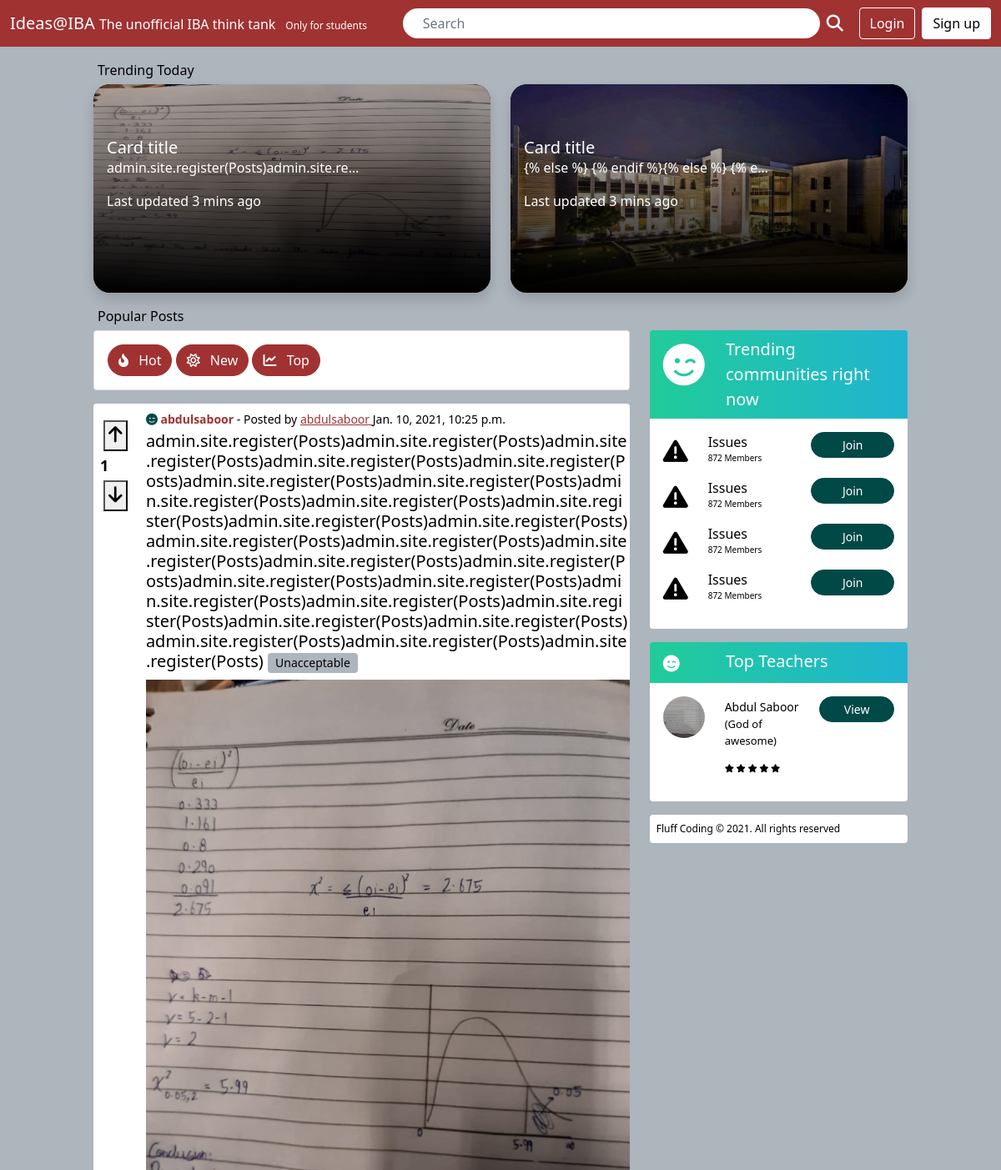
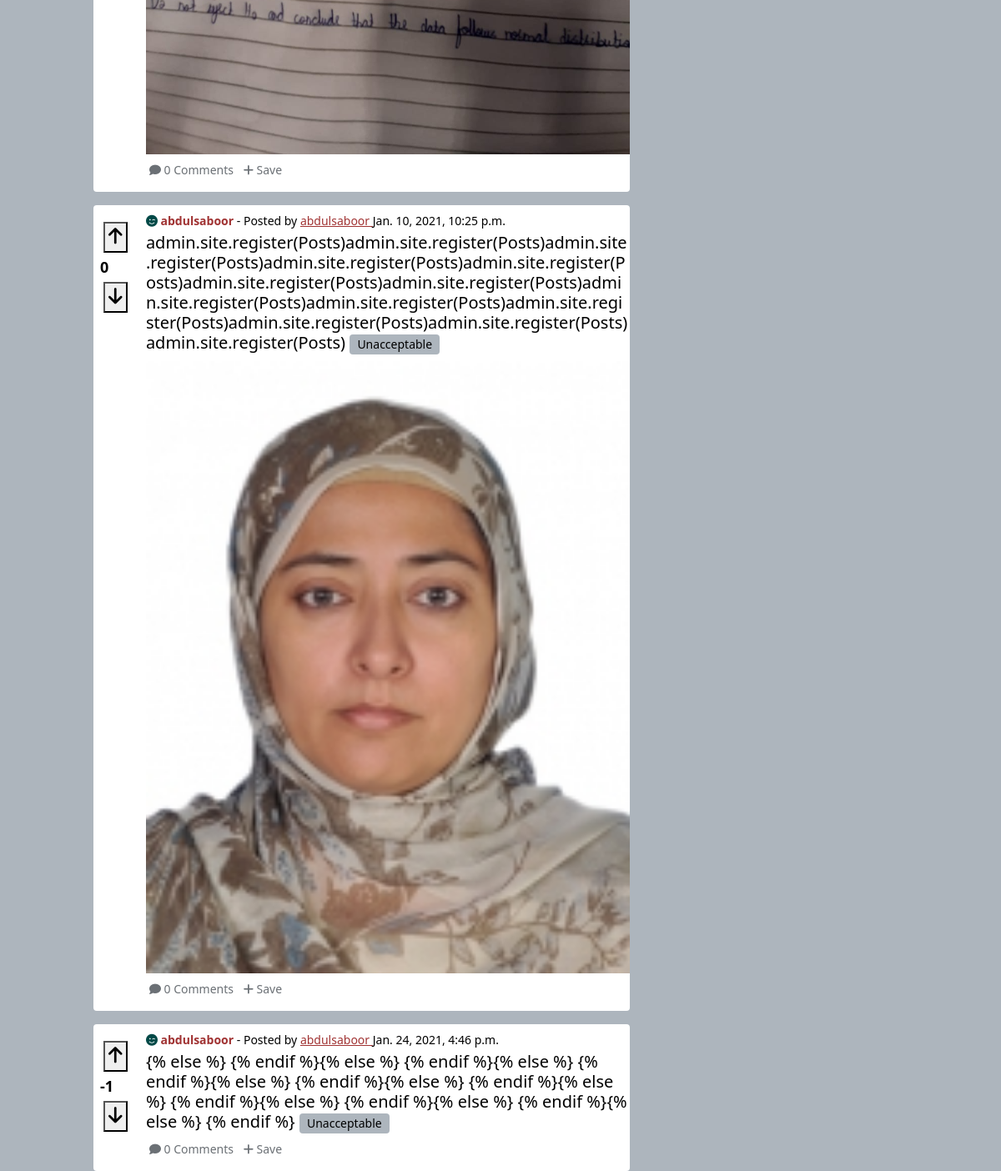
Page /pages/front/ on the committed database (2 pictures, top to bottom).
### pages/models.py (models this page shows, shortened)
class Posts(models.Model):
    user = models.ForeignKey(User,on_delete=models.CASCADE)
    body = models.TextField(blank=False,null=False)
    image = models.ImageField(blank=True,null=True)
    timestamp = models.DateTimeField(auto_now_add=True)
    comment_cout = models.IntegerField(default=0)
    vote_count = models.IntegerField(default=0)
    featured = models.BooleanField(default=False)
    def get_vote_difference(self):
        upvote = self.vote_set.filter(vote_type=1).count()
        downvote = self.vote_set.filter(vote_type=0).count()
        votecount = upvote-downvote
        self.vote_count = votecount
        self.save()
        return votecount

class Instructors(models.Model):
    name = models.CharField(max_length=100)
    image = models.ImageField(blank=True,null=True)
    designation = models.CharField(max_length=100)
    department = models.ManyToManyField(Departments)
    specialization = models.CharField(max_length=100)
    onboard_status = models.BooleanField()
    email = models.EmailField()
    courses_taught = models.ManyToManyField(Courses)
    rating = models.DecimalField(max_digits=3,decimal_places=2,default=0.00)
    nickname = models.CharField(max_length=100)

### pages/views.py (the view)
# urls.py: path('front/', front_page, name='front'),
def front_page(request):
    posts = Posts.objects.all().order_by('-vote_count')
    featured = Posts.objects.filter(featured=True)[0:4]
    top_instructors = Instructors.objects.all().order_by('-rating')[0:5]
    context = {
        'posts' : posts,
        'featured' : featured,
        'instructor' : top_instructors
    }
    return render(request, 'index.html', context)

### templates/index.html (shortened to what this page needs)
{% extends 'std_base.html' %} {% block content %}
{% if featured %}
<p class="mt-3" style="margin: 5px">Trending Today</p>
<div class="row">
  {% for post in featured %}
  <div class="col">
    {% include 'components/trend_card.html' %}
  </div>
  {% endfor %}
</div>
{% endif %}
<p class="mt-3" style="margin: 5px">Popular Posts</p>
<div class="row">
  <div class="col-8">
    <div class="card">
      <div class="card-body">
        <button class="btn btn-danger iround">
          <i class="fas fa-fire-alt me-2"></i>
          Hot
        </button>
        <button class="btn btn-danger iround">
          <i class="far fa-sun me-2"></i>
          New
        </button>
        <button class="btn btn-danger iround">
          <i class="fas fa-chart-line me-2"></i>
          Top
        </button>
      </div>
    </div>
    {% for post in posts %} {% include 'components/post.html' %} {% endfor %}
  </div>
  <div class="col-4">
    <div class="card border-0">
      <div class="card-header text-primary border-0" style="
          background: linear-gradient(to right, #21cc99, #20b4d1);
          font-size: 20px;
          font-weight: 300;
        ">
        <div class="row">
          <div class="col-3">
            <i class="fas fa-smile-wink text-white mt-2" style="font-size: 50px"></i>
          </div>
          <div class="col-9">Trending communities right now</div>
        </div>
      </div>
      <div class="card-body">
        <div class="row">
          <div class="col-auto">
            <i class="fas fa-exclamation-triangle mt-2" style="font-size: 30px"></i>
          </div>
          <div class="col">
            <a href="#" class="ilink nomargin">Issues</a>
            <p class="" style="font-size: 10px">872 Members</p>
          </div>
          <div class="col">
            <button class="btn btn-info iround btn-sm" style="width: 100%">
              Join
            </button>
          </div>
        </div>
        <div class="row">
          <div class="col-auto">
            <i class="fas fa-exclamation-triangle mt-2" style="font-size: 30px"></i>
          </div>
          <div class="col">
            <a href="#" class="ilink nomargin">Issues</a>
            <p class="" style="font-size: 10px">872 Members</p>
          </div>
          <div class="col">
            <button class="btn btn-info iround btn-sm" style="width: 100%">
              Join
            </button>
          </div>
        </div>
        <div class="row">
          <div class="col-auto">
            <i class="fas fa-exclamation-triangle mt-2" style="font-size: 30px"></i>
          </div>
          <div class="col">
            <a href="#" class="ilink nomargin">Issues</a>
            <p class="" style="font-size: 10px">872 Members</p>
          </div>
          <div class="col">
            <button class="btn btn-info iround btn-sm" style="width: 100%">
              Join
            </button>
          </div>
        </div>
        <div class="row">
          <div class="col-auto">
            <i class="fas fa-exclamation-triangle mt-2" style="font-size: 30px"></i>
          </div>
          <div class="col">
            <a href="#" class="ilink nomargin">Issues</a>
            <p class="" style="font-size: 10px">872 Members</p>
          </div>
          <div class="col">
            <button class="btn btn-info iround btn-sm" style="width: 100%">
              Join
            </button>
          </div>
        </div>
      </div>
    </div>
    <div class="card border-0 mt-3">
      <div class="card-header text-primary border-0" style="
          background: linear-gradient(to right, #21cc99, #20b4d1);
          font-size: 20px;
          font-weight: 300;
        ">
        <div class="row">
          <div class="col-3">
            <i class="fas fa-smile-wink text-white mt-2" style="font-size: 20px"></i>
          </div>
          <div class="col-9">Top Teachers</div>
        </div>
      </div>
      <div class="card-body">
        {% for inst in instructor  %}
        <div class="row">
          <div class="col-auto">
            <img src="{{inst.image.url}}" style=" border-radius: 50%;height:50px;width:50px;">
          </div>
          <div class="col">
            <a href="#" class="ilink nomargin" style="font-size: 14px">{{inst.name}}</a>
            <p style="font-size:13px">({{inst.nickname}})</p>
            <p class="" style="font-size: 10px">
              <i class="fas fa-star"></i>
              <i class="fas fa-star"></i>
              <i class="fas fa-star"></i>
              <i class="fas fa-star"></i>
              <i class="fas fa-star"></i>
            </p>
          </div>
          <div class="col">
            <button class="btn btn-info iround btn-sm" style="width: 100%">
              View
            </button>
          </div>
        </div>
        {% endfor %}
      </div>
    </div>
    {% include 'components/footer.html' %}
  </div>
</div>
{% endblock %}

### templates/std_base.html
{% extends 'base.html' %}
{% block standard %}
<div class="container text-dark" style="max-width: 1000px;">
  {% block content %}
  {% endblock content %}
</div>
{% endblock standard %}

### templates/base.html (shortened to what this page needs)
{% load static %}
<!doctype html>
<html lang="en">
    <head>
        <link href="{% static 'css/main.css' %}" rel="stylesheet">
    </head>
    <body class=" bg-secondary">
        {% include 'components/navbar.html' %}
            {% block standard %}
            {% endblock %}
    </body>
</html>

### templates/components/navbar.html
<nav class="navbar navbar-expand-lg navbar-dark bg-danger">
    <div class="container-fluid">
        <a class="navbar-brand" href="#">Ideas@IBA
            <span style="font-weight: 300; font-size: 16px">
                The unofficial IBA think tank
            </span>
            <span class="badge text-light" style="font-weight: 300; font-size: 12px">
                Only for students
            </span>
        </a>
        <form class="d-flex justify-content-center">
            <input
                class="form-control me-2 border-0 iround ps-4"
                style="width: 500px; font-weight: 300;"
                type="search"
                placeholder="Search"
                aria-label="Search"
            >
            <a href="#">
                <i class="fas fa-search text-primary mt-2" style="font-size: 20px;"></i>
            </a>
        </form>
        <form class="d-flex">
            <button class="btn btn-outline-primary me-2" type="button">Login</button>
            <button class="btn btn-primary" type="button">Sign up</button>
        </form>
    </div>
</nav>

### templates/components/trend_card.html
{% load static %}
<div class="card bg-dark text-white iround border-0 shadow" style="max-height: 250px;">
  {% if post.image %}
    <img src="{{post.image.url}}" class="card-img iround" alt="..." style="max-height: 250px; height: 250px; object-fit cover:">
  {% else %}
    <img src="{% static 'test.jpg' %}" class="card-img iround" alt="..." style="max-height: 250px; height: 250px; object-fit cover:">
  {% endif %}
    <div class="card-img-overlay iround" style="background-image: linear-gradient(to top, black, rgba(0,0,0,0));">
        <h5 class="card-title mt-5" style="margin:0;">Card title</h5>
      <p class="card-text">{{post.body|truncatechars:40}}</p>
      <p class="card-text">Last updated 3 mins ago</p>
    </div>
  </div>

### templates/components/post.html (shortened to what this page needs)
<div class="card ps-2 mt-3 pb-3 border-0">
    <div class="row">
        <div class="col-1 ml-1">
            <p class="text-right  mt-2" style="font-size:18px;">
                <form action="{% url 'vote' %}" method="post">{% csrf_token %}
                    <button class="upvote p-1 m-1" type="submit" >
                        <i class="fas fa-arrow-up" style="font-size:22px;"></i>
                    </button>
                </form>
                <span class="ml-1" style="font-weight: 600; font-size: 18px;">{{post.get_vote_difference}}</span>
                <br>
                <form action="{% url 'vote' %}" method="post">{% csrf_token %}
                    <button class="upvote p-1 m-1" type="submit" >
                        <i class="fas fa-arrow-down" style="font-size:22px;"></i>
                    </button>
                </form>
            </p>
        </div>
        <div class="col-11">
            <p class="mt-2 mb-1" style="font-size: 14px;">
                <i class="fas fa-smile-wink text-info"></i>
                <a href="#" class="text-danger" style="text-decoration: none;">
                    <b>{{post.user.username}}</b>
                </a>
                - Posted by
                <a href="#" class="text-danger">
                    {{post.user.username}}
                </a>
                {{post.timestamp}}
            </p>
            <h5>
                {{post.body}}
                <span class="badge bg-secondary text-dark" style="font-weight: 400; font-size: 14px;">Unacceptable</span>
                {% if post.image %}
                <img class="mt-2" src="{{ post.image.url}}" style="width:100%;">
                {%endif%}
            </h5>
            <p class="nomargin" style="font-size:14px;">
                <a class="backchange p-1" style="text-decoration: none;">
                    <i class="fas fa-comment"></i>
                    {{post.comments_set.count}} Comments
                </a>
                <a class="backchange p-1" style="text-decoration: none;">
                    <i class="fas fa-plus"></i>
                    Save
                </a>
            </p>
        </div>
    </div>
</div>

### templates/components/footer.html
<div class="card border-0 mt-3 p-2" style="font-size: 12px;">
    <p class=" nomargin">Fluff Coding © 2021. All rights reserved</p>
</div>

### templates/base.html (style rules this page uses)
.iround { border-radius: 20px; }
.nomargin { margin: 0; }
.upvote { color: black; }
.backchange { color: #6b7075; }
.ilink { color: black; text-decoration: none; }

### rows in the picture
Posts: image (picture), body "admin.site.register(Posts)admin.site.re…", get_vote_difference "1", user.username "abdulsaboor", timestamp "Jan. 10, 2021, 10:25 p.m.", body "admin.site.register(Posts)admin.site.register(Posts)admin.site.register(Posts)admin.site.register(Posts)admin.site.register(Posts)admin.site.register(Posts)admin.site.register(Posts)admin.site.register(Posts)admin.site.register(Posts)admin.site.register(Posts)admin.site.register(Posts)admin.site.register(Posts)admin.site.register(Posts)admin.site.register(Posts)admin.site.register(Posts)admin.site.register(Posts)admin.site.register(Posts)admin.site.register(Posts)admin.site.register(Posts)admin.site.register(Posts)admin.site.register(Posts)admin.site.register(Posts)admin.site.register(Posts)admin.site.register(Posts)admin.site.register(Posts)admin.site.register(Posts)admin.site.register(Post…", comments_set.count "0"
Posts: body "{% else %} {% endif %}{% else %} {% e…", get_vote_difference "-1", user.username "abdulsaboor", timestamp "Jan. 24, 2021, 4:46 p.m.", body "{% else %} {% endif %}{% else %} {% endif %}{% else %} {% endif %}{% else %} {% endif %}{% else %} {% endif %}{% else %} {% endif %}{% else %} {% endif %}{% else %} {% endif %}{% else %} {% endif %}", comments_set.count "0"
Posts: get_vote_difference "0", user.username "abdulsaboor", timestamp "Jan. 10, 2021, 10:25 p.m.", body "admin.site.register(Posts)admin.site.register(Posts)admin.site.register(Posts)admin.site.register(Posts)admin.site.register(Posts)admin.site.register(Posts)admin.site.register(Posts)admin.site.register(Posts)admin.site.register(Posts)admin.site.register(Posts)admin.site.register(Posts)admin.site.register(Posts)admin.site.register(Posts)", image (picture), comments_set.count "0"
Instructors: image (picture), name "Abdul Saboor", nickname "God of awesome"
